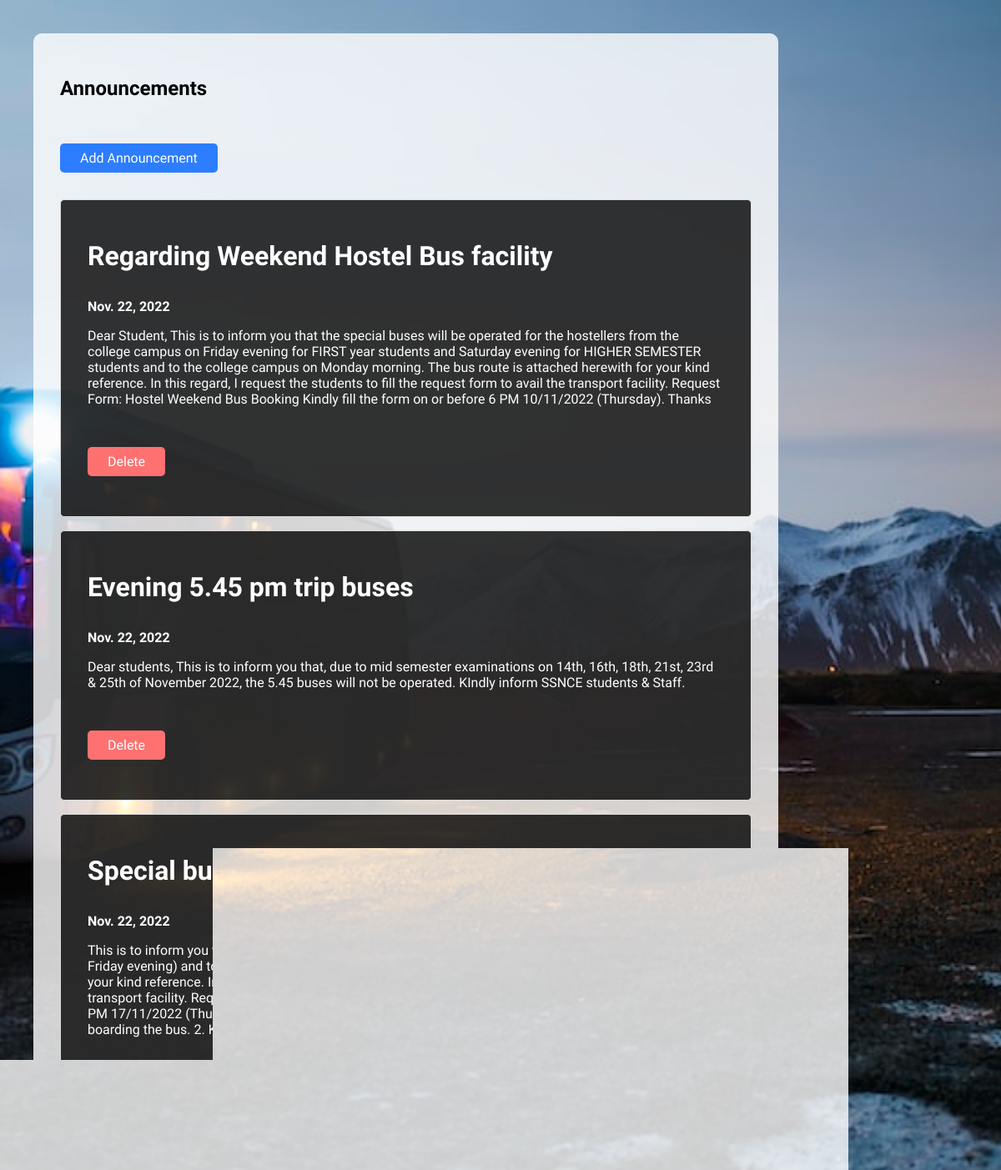
Screenshot of /announcements (signed in) with the database file from the repository.
### tracker/models.py (models this page shows, shortened)
class Announcements(models.Model):
    title = models.CharField(max_length=100)
    choices = (
        ('bus', 'Bus'),
        ('hos', 'Hostel'),
    )
    for_user = models.CharField(max_length=3, choices=choices, default='bus', null=False, blank=False)
    description = models.TextField()
    date = models.DateField(auto_now_add=True)

### tracker/views.py (the view)
# urls.py: path('announcements', views.announcements, name="announcements"),
@login_required(login_url='login')
def announcements(request):
    announcements = Announcements.objects.all()
    data = []
    for i in range(len(announcements)-1,0,-1):
        data.append({
            'title': announcements[i].title,
            'description': announcements[i].description,
            'date': announcements[i].date,
            'for_user': announcements[i].for_user,
            'id' : announcements[i].id,
        })
    return render(request, 'tracker/announcements.html', {'announcements': data})

### tracker/templates/tracker/announcements.html
{% extends 'tracker/base.html' %}
{% block content %}
    <div class="announcements-container">
        <h2 class="display-2h page-title">Announcements</h2>
        {% if user.user_type == 'inc' %}
            <a href="{% url 'addannouncement' %}"><button class="btn submit-btn announcement-btn">Add Announcement</button></a>
        {% endif %}
        {% for announcement in announcements %}
            {% if user.user_type == announcement.for_user or user.user_type == 'inc' %}
                <div class="announcement">
                    <h3 class="announcement-title display-2">{{ announcement.title }}</h3>
                    <p class="announcement-date"><b>{{ announcement.date }}</b></p>
                    <p class="announcement-content">{{ announcement.description }}</p>
                    {% if user.user_type == 'inc' %}
                        <a href="{% url 'deleteannouncement' announcement.id %}"><button class="btn submit-btn announcement-btn del">Delete</button></a>
                    {% endif %}
                </div>
            {% endif %}
        {% endfor %}
    </div>
{% endblock %}

### tracker/templates/tracker/base.html (shortened to what this page needs)
{% load static %}
<!DOCTYPE html>
<html lang="en">
<head>
    <link href='https://unpkg.com/boxicons@2.1.4/css/boxicons.min.css' rel='stylesheet'>
    <link rel="stylesheet" href="{% static 'style.css' %}">
</head>
<body>
    <div class="main-container">
        {% block content %}
        {% endblock %}
    </div>
</body>
</html>

### tracker/static/style.css (style rules this page uses)
* { font-family: 'Open Sans'; }
body { background-image: url('./imgs/bus.jpg'); background-repeat: no-repeat; background-size: cover; background-position: center; background-attachment: fixed; }
.main-container { display: flex; }
.announcements-container { margin: 2rem; background-color: rgba(255,255,255,0.8); padding: 2rem; color: black; border-radius:10px; min-height: 70vh; width: 100%; }
.announcement { background-color: rgba(0,0,0,0.8); padding-inline: 2rem; padding-block: 1rem; border: 1px solid #dcdcdc; border-radius: 5px; margin-bottom: 1rem; color: white; }
.btn { border: none; outline: none; padding-inline:1.5rem; padding-block: 0.5rem; border-radius: 5px; font-size: 1rem; }
.submit-btn { background-color:rgb(44, 125, 255); color: white; }
.btn.submit-btn.announcement-btn { margin-block: 2rem; }
.btn.submit-btn.announcement-btn.del { background-color: rgb(255, 113, 113); color: white; }
.display-2 { font-size: 2rem; }
.display-2h { font-size: 2.5rem; }
.display-2h.page-title { color: black; }
@media (max-width: 1300px) { .main-container { flex-direction: column; } }
@media (max-width: 1300px) { .page-title { font-size: 1.5rem; } }
@media (max-width: 1300px) { .announcements-container { width: 70%; } }

### rows the page displays
Announcements: title "Regarding Weekend Hostel Bus facility", date "Nov. 22, 2022", description "Dear Student, This is to inform you that the special buses will be operated for the hostellers from the college campus on Friday evening for FIRST year students and Saturday evening for HIGHER SEMESTER students and to the college campus on Monday morning. The bus route is attached herewith for your kind reference. In this regard, I request the students to fill the request form to avail the transport facility. Request Form: Hostel Weekend Bus Booking Kindly fill the form on or before 6 PM 10/11/2022 (Thursday). Thanks"
Announcements: title "Evening 5.45 pm trip buses", date "Nov. 22, 2022", description "Dear students, This is to inform you that, due to mid semester examinations on 14th, 16th, 18th, 21st, 23rd & 25th of November 2022, the 5.45 buses will not be operated. KIndly inform SSNCE students & Staff."
Announcements: title "Special bus for hostel students - Reg", date "Nov. 22, 2022", description "This is to inform you that the special buses will be operated for the hostellers from the college campus (on Friday evening) and to the college campus (on Monday morning) The bus route is attached herewith for your kind reference. In this regard, I request the students to fill the transport request form to avail the transport facility. Request Form: https://forms.gle/pShMpF785vdpTQmS9 Kindly fill the form on or before 6 PM 17/11/2022 (Thursday). Note: 1. Students should submit the outpass to the transport incharge before boarding the bus. 2. Kindly use SSN Email ID to fill the form."
